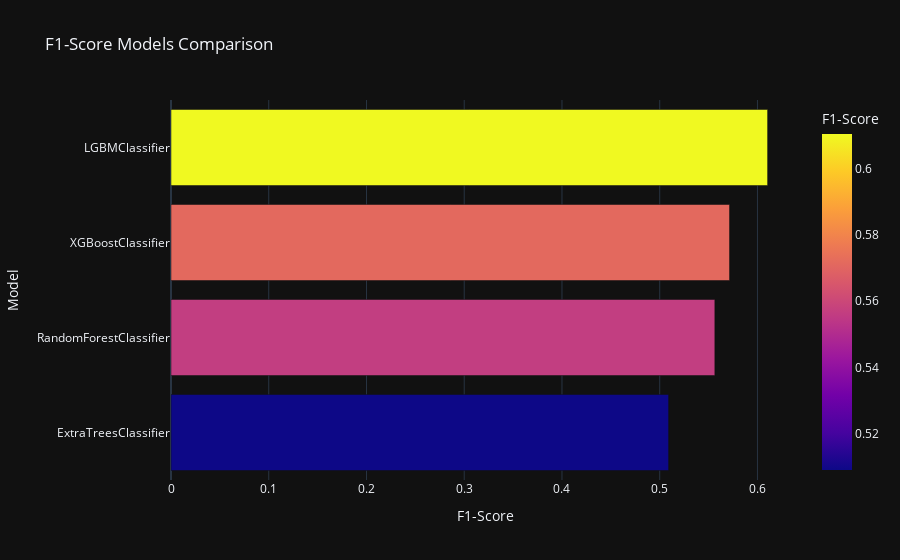
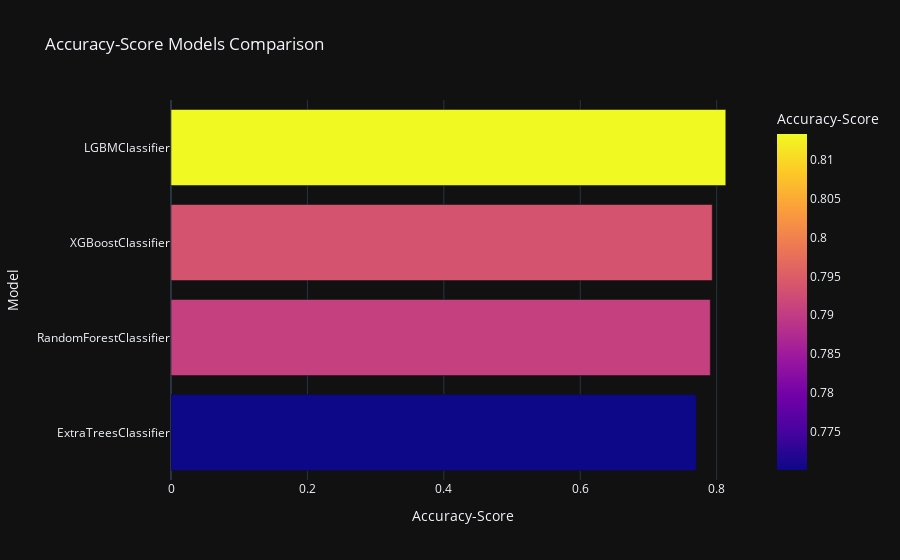
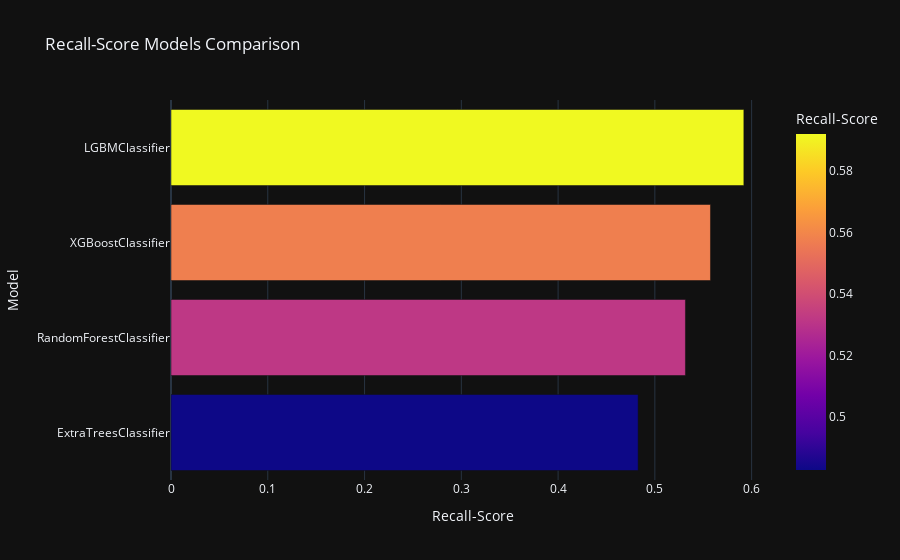
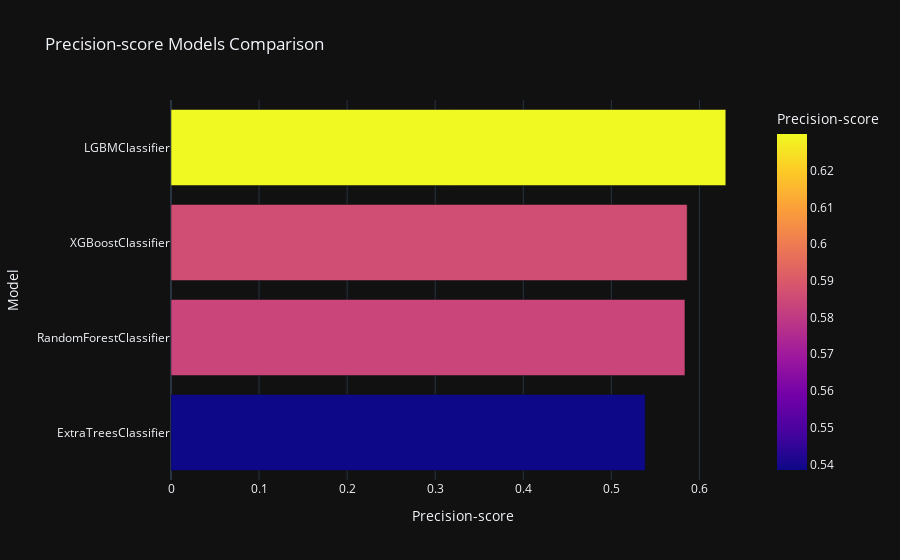

The notebook cell saved with these charts, in order:
### Code cell
for i in models.columns[1:]:
    Model = models.sort_values(by = i, ascending = True)
    fig = px.bar(data_frame = Model, x =i , y = 'Model', color = i, template = 'plotly_dark', title =(f'{i} Models Comparison'))
    fig.show()

### Figure 1 — Plotly figure (JSON) as saved in the notebook; plotly's stock layout.template omitted (floating-point values rounded to 4 significant figures)
{"data": [{"alignmentgroup": "True", "hovertemplate": "F1-Score=%{marker.color}<br>Model=%{y}<extra></extra>", "legendgroup": "", "marker": {"color": [0.5091, 0.5564, 0.5714, 0.6104], "coloraxis": "coloraxis", "pattern": {"shape": ""}}, "name": "", "offsetgroup": "", "orientation": "h", "showlegend": false, "textposition": "auto", "type": "bar", "x": [0.5091, 0.5564, 0.5714, 0.6104], "xaxis": "x", "y": ["ExtraTreesClassifier", "RandomForestClassifier", "XGBoostClassifier", "LGBMClassifier"], "yaxis": "y"}], "layout": {"barmode": "relative", "coloraxis": {"colorbar": {"title": {"text": "F1-Score"}}, "colorscale": [[0, "#0d0887"], [0.1111, "#46039f"], [0.2222, "#7201a8"], [0.3333, "#9c179e"], [0.4444, "#bd3786"], [0.5556, "#d8576b"], [0.6667, "#ed7953"], [0.7778, "#fb9f3a"], [0.8889, "#fdca26"], [1, "#f0f921"]]}, "legend": {"tracegroupgap": 0}, "title": {"text": "F1-Score Models Comparison"}, "xaxis": {"anchor": "y", "domain": [0, 1], "title": {"text": "F1-Score"}}, "yaxis": {"anchor": "x", "domain": [0, 1], "title": {"text": "Model"}}}}

### Figure 2 — Plotly figure (JSON) as saved in the notebook; plotly's stock layout.template omitted (floating-point values rounded to 4 significant figures)
{"data": [{"alignmentgroup": "True", "hovertemplate": "Accuracy-Score=%{marker.color}<br>Model=%{y}<extra></extra>", "legendgroup": "", "marker": {"color": [0.77, 0.7906, 0.7935, 0.8133], "coloraxis": "coloraxis", "pattern": {"shape": ""}}, "name": "", "offsetgroup": "", "orientation": "h", "showlegend": false, "textposition": "auto", "type": "bar", "x": [0.77, 0.7906, 0.7935, 0.8133], "xaxis": "x", "y": ["ExtraTreesClassifier", "RandomForestClassifier", "XGBoostClassifier", "LGBMClassifier"], "yaxis": "y"}], "layout": {"barmode": "relative", "coloraxis": {"colorbar": {"title": {"text": "Accuracy-Score"}}, "colorscale": [[0, "#0d0887"], [0.1111, "#46039f"], [0.2222, "#7201a8"], [0.3333, "#9c179e"], [0.4444, "#bd3786"], [0.5556, "#d8576b"], [0.6667, "#ed7953"], [0.7778, "#fb9f3a"], [0.8889, "#fdca26"], [1, "#f0f921"]]}, "legend": {"tracegroupgap": 0}, "title": {"text": "Accuracy-Score Models Comparison"}, "xaxis": {"anchor": "y", "domain": [0, 1], "title": {"text": "Accuracy-Score"}}, "yaxis": {"anchor": "x", "domain": [0, 1], "title": {"text": "Model"}}}}

### Figure 3 — Plotly figure (JSON) as saved in the notebook; plotly's stock layout.template omitted (floating-point values rounded to 4 significant figures)
{"data": [{"alignmentgroup": "True", "hovertemplate": "Recall-Score=%{marker.color}<br>Model=%{y}<extra></extra>", "legendgroup": "", "marker": {"color": [0.4828, 0.5316, 0.5575, 0.592], "coloraxis": "coloraxis", "pattern": {"shape": ""}}, "name": "", "offsetgroup": "", "orientation": "h", "showlegend": false, "textposition": "auto", "type": "bar", "x": [0.4828, 0.5316, 0.5575, 0.592], "xaxis": "x", "y": ["ExtraTreesClassifier", "RandomForestClassifier", "XGBoostClassifier", "LGBMClassifier"], "yaxis": "y"}], "layout": {"barmode": "relative", "coloraxis": {"colorbar": {"title": {"text": "Recall-Score"}}, "colorscale": [[0, "#0d0887"], [0.1111, "#46039f"], [0.2222, "#7201a8"], [0.3333, "#9c179e"], [0.4444, "#bd3786"], [0.5556, "#d8576b"], [0.6667, "#ed7953"], [0.7778, "#fb9f3a"], [0.8889, "#fdca26"], [1, "#f0f921"]]}, "legend": {"tracegroupgap": 0}, "title": {"text": "Recall-Score Models Comparison"}, "xaxis": {"anchor": "y", "domain": [0, 1], "title": {"text": "Recall-Score"}}, "yaxis": {"anchor": "x", "domain": [0, 1], "title": {"text": "Model"}}}}

### Figure 4 — Plotly figure (JSON) as saved in the notebook; plotly's stock layout.template omitted (floating-point values rounded to 4 significant figures)
{"data": [{"alignmentgroup": "True", "hovertemplate": "Precision-score=%{marker.color}<br>Model=%{y}<extra></extra>", "legendgroup": "", "marker": {"color": [0.5385, 0.5836, 0.5861, 0.63], "coloraxis": "coloraxis", "pattern": {"shape": ""}}, "name": "", "offsetgroup": "", "orientation": "h", "showlegend": false, "textposition": "auto", "type": "bar", "x": [0.5385, 0.5836, 0.5861, 0.63], "xaxis": "x", "y": ["ExtraTreesClassifier", "RandomForestClassifier", "XGBoostClassifier", "LGBMClassifier"], "yaxis": "y"}], "layout": {"barmode": "relative", "coloraxis": {"colorbar": {"title": {"text": "Precision-score"}}, "colorscale": [[0, "#0d0887"], [0.1111, "#46039f"], [0.2222, "#7201a8"], [0.3333, "#9c179e"], [0.4444, "#bd3786"], [0.5556, "#d8576b"], [0.6667, "#ed7953"], [0.7778, "#fb9f3a"], [0.8889, "#fdca26"], [1, "#f0f921"]]}, "legend": {"tracegroupgap": 0}, "title": {"text": "Precision-score Models Comparison"}, "xaxis": {"anchor": "y", "domain": [0, 1], "title": {"text": "Precision-score"}}, "yaxis": {"anchor": "x", "domain": [0, 1], "title": {"text": "Model"}}}}
